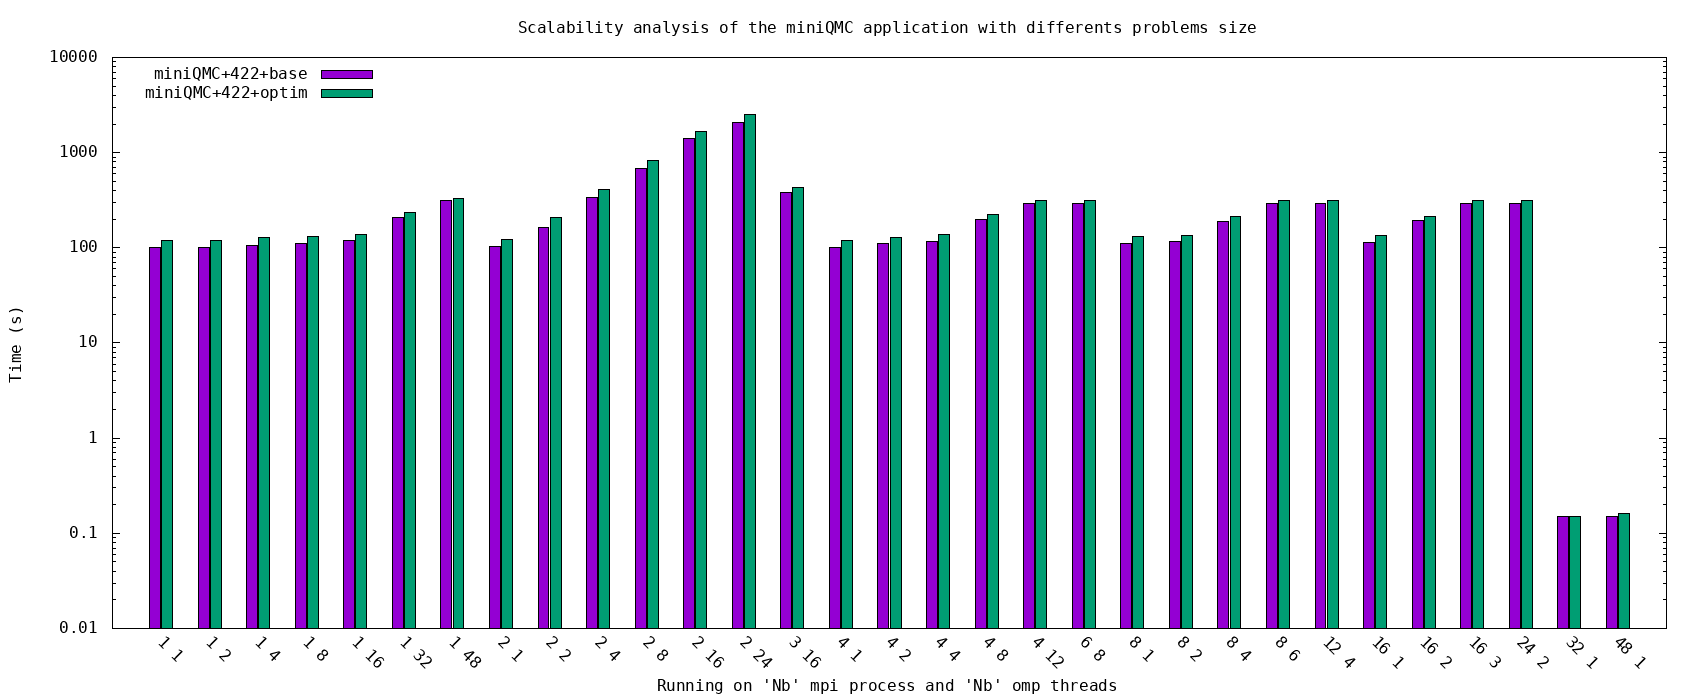

Write gnuplot code to recreate this figure.
set term png size 1700,700 enhanced font "Terminal,12"
set output "plot.png"
#set grid

set datafile separator ";"
set auto x

set style data histogram
set style fill solid border -1
set boxwidth 0.9

set xtic rotate by -44 scale 0
set logscale y
set yrange [0.01:10000]
set multiplot layout 1, 1 rowsfirst

set key left
set ylabel "Time (s)"
set xlabel "Running on 'Nb' mpi process and 'Nb' omp threads"
set title "Scalability analysis of the miniQMC application with differents problems size"
plot "scalabilite_bench422base.dat" using 2:xticlabels(stringcolumn(1)) t "miniQMC+422+base",\
	 "scalabilite_bench422omp.dat" using 2:xticlabels(stringcolumn(1)) t "miniQMC+422+optim"
	
	 

